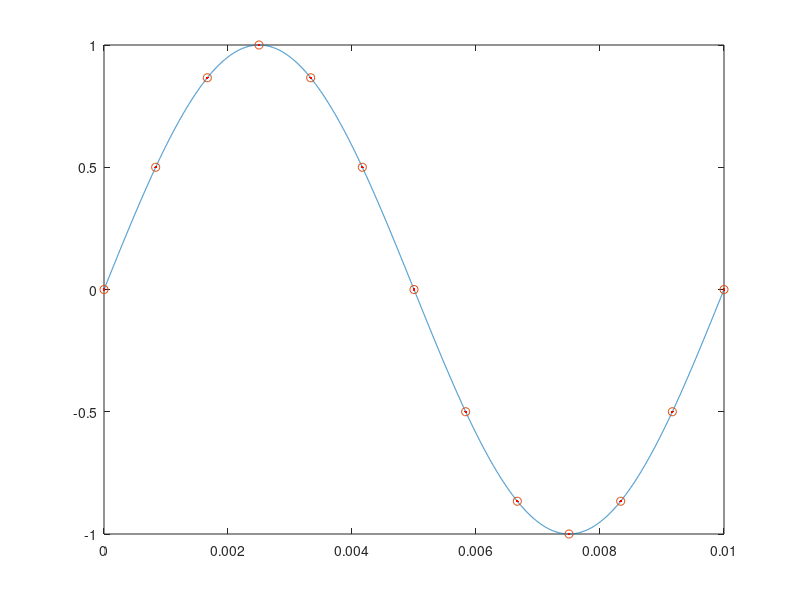

Recreate this plot in MATLAB.
k = 0; f0 = 100+k*1200; Ts = 1/1200;
n = [0:1:12]; t = [0:Ts/1000:12*Ts];


xa = sin(2*pi*f0*t);
x = sin(2*pi*f0*n*Ts);
x2 = sin(pi*n/6);

##xa = cos(2*pi*f0*t);
##x = cos(2*pi*f0*n*Ts);
##x2 = cos(pi*n/6);

figure, plot(t, xa, n*Ts, x, 'o', n*Ts, x2, '.r')

%%Lo que sucede variando el valor de k es que la frecuencia fundamental de la señal
%%Se ve aumentada, entonces la cantidad de frecuencia que hay entre dos intervalos de
%%muestreo es mayor, por ende se pierde información.
